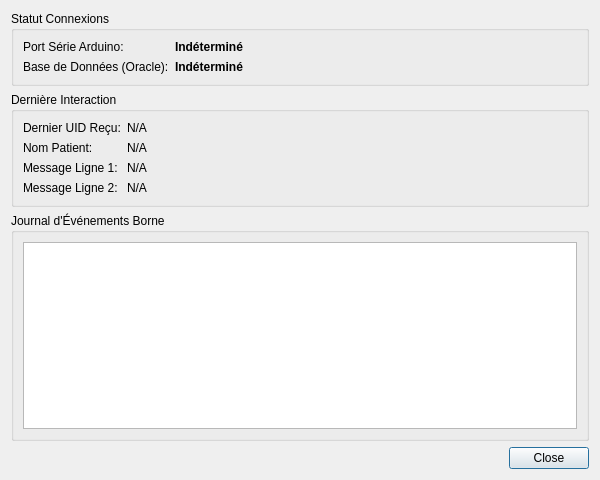
<?xml version="1.0" encoding="UTF-8"?>
<ui version="4.0">
 <class>KioskMonitorDialog</class> <widget class="QDialog" name="KioskMonitorDialog">
  <property name="geometry">
   <rect>
    <x>0</x>
    <y>0</y>
    <width>600</width> <height>480</height>
   </rect>
  </property>
  <property name="windowTitle">
   <string>Moniteur Borne Arduino</string> </property>
  <layout class="QVBoxLayout" name="verticalLayout_Main">
   <item>
    <widget class="QGroupBox" name="statusGroupBox">
     <property name="title">
      <string>Statut Connexions</string>
     </property>
     <layout class="QFormLayout" name="formLayout">
      <item row="0" column="0">
       <widget class="QLabel" name="labelSerial">
        <property name="text">
         <string>Port Série Arduino:</string>
        </property>
       </widget>
      </item>
      <item row="0" column="1">
       <widget class="QLabel" name="serialStatusLabel">
        <property name="text">
         <string>Indéterminé</string> </property>
        <property name="font">
         <font>
          <weight>75</weight>
          <bold>true</bold>
         </font>
        </property>
       </widget>
      </item>
      <item row="1" column="0">
       <widget class="QLabel" name="labelDB">
        <property name="text">
         <string>Base de Données (Oracle):</string>
        </property>
       </widget>
      </item>
      <item row="1" column="1">
       <widget class="QLabel" name="dbStatusLabel">
        <property name="text">
         <string>Indéterminé</string> </property>
        <property name="font">
         <font>
          <weight>75</weight>
          <bold>true</bold>
         </font>
        </property>
       </widget>
      </item>
     </layout>
    </widget>
   </item>
   <item>
    <widget class="QGroupBox" name="infoGroupBox">
     <property name="title">
      <string>Dernière Interaction</string> </property>
     <layout class="QFormLayout" name="formLayout_2">
      <item row="0" column="0">
       <widget class="QLabel" name="labelLastUid">
        <property name="text">
         <string>Dernier UID Reçu:</string>
        </property>
       </widget>
      </item>
      <item row="0" column="1">
       <widget class="QLabel" name="lastUidLabel">
        <property name="text">
         <string>N/A</string>
        </property>
       </widget>
      </item>
      <item row="1" column="0">
       <widget class="QLabel" name="labelPatientName">
        <property name="text">
         <string>Nom Patient:</string>
        </property>
       </widget>
      </item>
      <item row="1" column="1">
       <widget class="QLabel" name="patientNameLabel">
        <property name="text">
         <string>N/A</string>
        </property>
       </widget>
      </item>
      <item row="2" column="0">
       <widget class="QLabel" name="labelMessage1">
        <property name="text">
         <string>Message Ligne 1:</string>
        </property>
       </widget>
      </item>
      <item row="2" column="1">
       <widget class="QLabel" name="message1Label">
        <property name="text">
         <string>N/A</string>
        </property>
       </widget>
      </item>
      <item row="3" column="0">
       <widget class="QLabel" name="labelMessage2">
        <property name="text">
         <string>Message Ligne 2:</string>
        </property>
       </widget>
      </item>
      <item row="3" column="1">
       <widget class="QLabel" name="message2Label">
        <property name="text">
         <string>N/A</string>
        </property>
       </widget>
      </item>
     </layout>
    </widget>
   </item>
   <item>
    <widget class="QGroupBox" name="logGroupBox">
     <property name="title">
      <string>Journal d'Événements Borne</string> </property>
     <layout class="QVBoxLayout" name="verticalLayout">
      <item>
       <widget class="QTextEdit" name="logTextEdit">
        <property name="readOnly">
         <bool>true</bool>
        </property>
       </widget>
      </item>
     </layout>
    </widget>
   </item>
   <item>
    <widget class="QDialogButtonBox" name="buttonBox">
     <property name="orientation">
      <enum>Qt::Horizontal</enum>
     </property>
     <property name="standardButtons">
      <set>QDialogButtonBox::Close</set> </property>
    </widget>
   </item>
  </layout>
 </widget>
 <resources/>
 <connections>
  <connection>
   <sender>buttonBox</sender>
   <signal>accepted()</signal>
   <receiver>KioskMonitorDialog</receiver>
   <slot>accept()</slot>
   <hints>
    <hint type="sourcelabel">
     <x>248</x>
     <y>254</y>
    </hint>
    <hint type="destinationlabel">
     <x>157</x>
     <y>274</y>
    </hint>
   </hints>
  </connection>
  <connection>
   <sender>buttonBox</sender>
   <signal>rejected()</signal>
   <receiver>KioskMonitorDialog</receiver>
   <slot>reject()</slot>
   <hints>
    <hint type="sourcelabel">
     <x>316</x>
     <y>260</y>
    </hint>
    <hint type="destinationlabel">
     <x>286</x>
     <y>274</y>
    </hint>
   </hints>
  </connection>
 </connections>
</ui>
